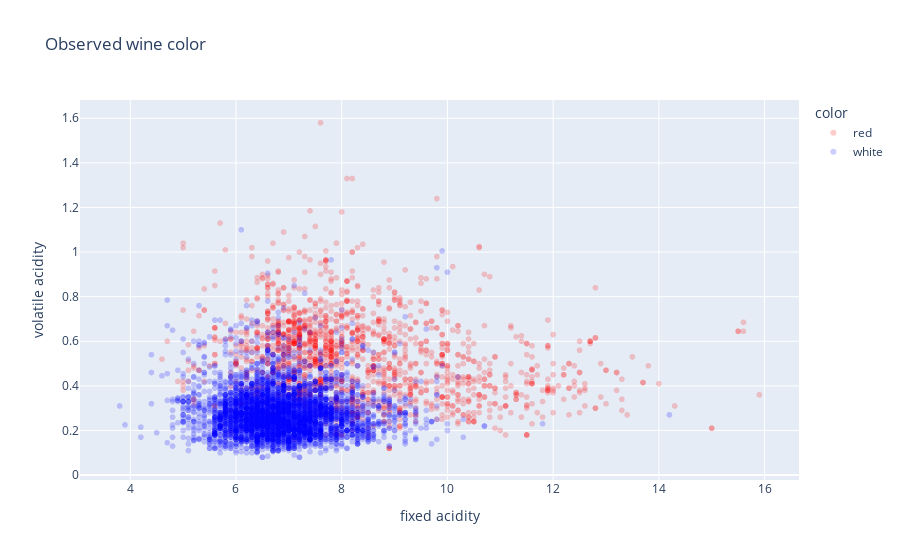

Write notebook code for a chart like this one.
### Code cell
px.scatter(df_train,
           x="fixed acidity",
           y="volatile acidity",
           color="color",
           color_discrete_map = {'red': 'red', 'white': 'blue'},
           opacity = 0.2,
           title = "Observed wine color")

### Figure 1 — Plotly figure (JSON) as saved in the notebook; plotly's stock layout.template omitted (floating-point values rounded to 4 significant figures; data arrays with more than 128 entries replaced by an {"elided": "..."} marker saying what was removed)
{"data": [{"hovertemplate": "color=red<br>fixed acidity=%{x}<br>volatile acidity=%{y}<extra></extra>", "legendgroup": "red", "marker": {"color": "red", "opacity": 0.2, "symbol": "circle"}, "mode": "markers", "name": "red", "showlegend": true, "type": "scattergl", "x": {"elided": "1599 float values"}, "xaxis": "x", "y": {"elided": "1599 float values"}, "yaxis": "y"}, {"hovertemplate": "color=white<br>fixed acidity=%{x}<br>volatile acidity=%{y}<extra></extra>", "legendgroup": "white", "marker": {"color": "blue", "opacity": 0.2, "symbol": "circle"}, "mode": "markers", "name": "white", "showlegend": true, "type": "scattergl", "x": {"elided": "4898 float values"}, "xaxis": "x", "y": {"elided": "4898 float values"}, "yaxis": "y"}], "layout": {"legend": {"title": {"text": "color"}, "tracegroupgap": 0}, "title": {"text": "Observed wine color"}, "xaxis": {"anchor": "y", "domain": [0, 1], "title": {"text": "fixed acidity"}}, "yaxis": {"anchor": "x", "domain": [0, 1], "title": {"text": "volatile acidity"}}}}
